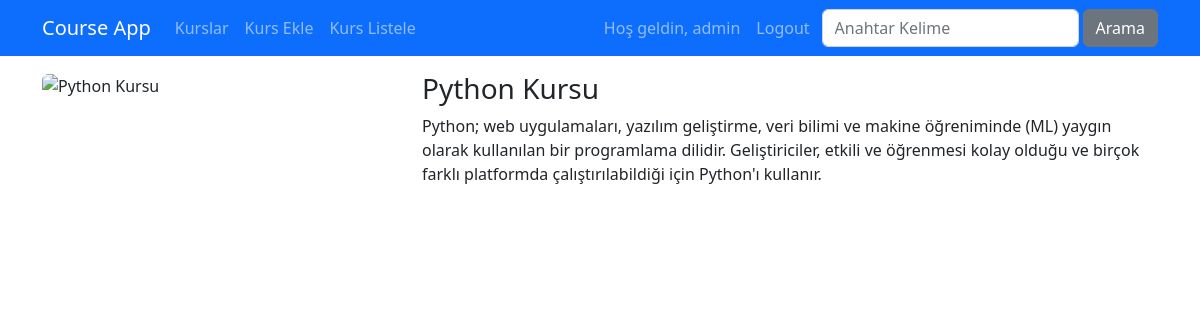
Page /kurs/python-kursu (signed in) on the committed database.
### Courses/models.py (models this page shows, shortened)
class Course(models.Model):
    title = models.CharField(max_length=50)
    description = models.TextField()
    image = models.ImageField(upload_to="images", default="")
    date = models.DateField(auto_now_add=True)
    isActive = models.BooleanField(default=False)
    isHome = models.BooleanField(default=False)
    slug = models.SlugField(default="", blank=True, null=False, unique=True, db_index=True)
    categories = models.ManyToManyField(Category)

### Courses/views.py (the view)
# urls.py: path("<slug:slug>", views.details, name="course_details"),
def details(request, slug):
    course = get_object_or_404(Course, slug=slug)
    context = {
        "course": course
    }
    return render(request, "courses/details.html", context)

### Courses/templates/courses/details.html (shortened to what this page needs)
{% extends "layout.html" %}
{% load static %}
{% block css_files %}
    <link rel="stylesheet" href=" {% static "courses/css/style.css" %} ">
{% endblock css_files %}
{% block content %}
    <div class="container mt-3">
        <div class="row">
        <div class="col-4">
            <img
                class="rounded"
                src="{% static 'courses/img/'|add:course.image %}"
                alt="{{ course.title }}"
                style="width: 100%; height: 100%"
            />
        </div>
        <div class="col-8">
            <h1 class="h3"> {{ course.title }} </h1>
            <p>
                {{ course.description }}
            </p>
        </div>
        </div>
    </div>
{% endblock content %}

### templates/partials/_nav.html (shortened to what this page needs)
<nav class="navbar navbar-expand-lg bg-primary navbar-dark">
    <div class="container">
        <a href="{% url "index" %}" class="navbar-brand">Course App</a>
        <div class="collapse navbar-collapse" id="navbar">
            <ul class="navbar-nav me-auto">
                <li class="nav-item">
                    <a href="{% url "index" %}" class="nav-link">Kurslar</a>
                </li>
                {% if user.is_superuser %}
                    <li class="nav-item">
                        <a href="{% url "create_course" %}" class="nav-link">Kurs Ekle</a>
                    </li>
                    <li class="nav-item">
                        <a href="{% url "course_list" %}" class="nav-link">Kurs Listele</a>
                    </li>
                {% endif %}
            </ul>
            <ul class="navbar-nav me-1">
                {% if user.is_authenticated %}
                    <li class="nav-item">
                        <a href="#" class="nav-link">Hoş geldin, {{user.username}} </a>
                    </li>
                    <li class="nav-item">
                        <a href="{% url "logout" %}" class="nav-link">Logout</a>
                    </li>
                {% endif %}
            </ul>
            <form class="d-flex" action="{% url "search" %}">
                <input type="text" name="q" class="form-control me-1" placeholder="Anahtar Kelime">
                <button type="submit" class="btn btn-secondary">Arama</button>
            </form>
        </div>
    </div>
</nav>

### rows in the picture
Course: title "Python Kursu", description "Python; web uygulamaları, yazılım geliştirme, veri bilimi ve makine öğreniminde (ML) yaygın olarak kullanılan bir programlama dilidir. Geliştiriciler, etkili ve öğrenmesi kolay olduğu ve birçok farklı platformda çalıştırılabildiği için Python'ı kullanır."

### other values in the picture
{{ user.username }} "admin"
